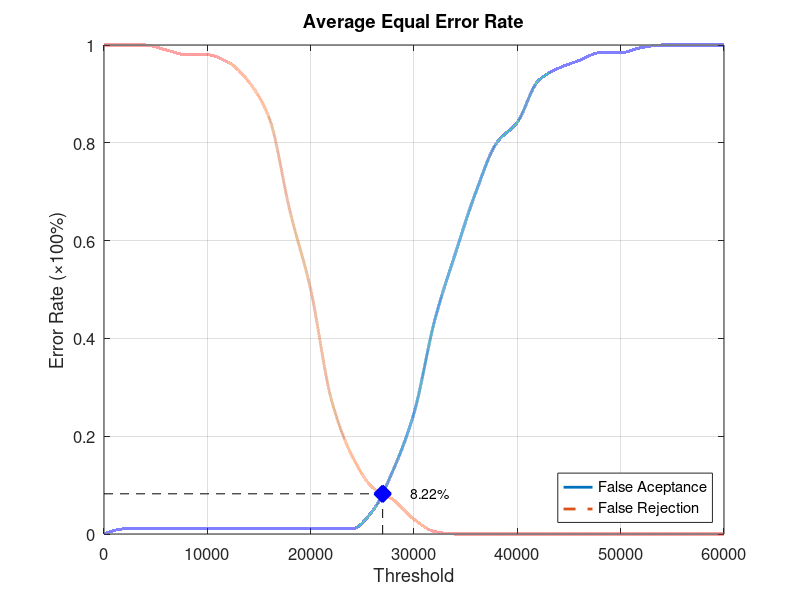
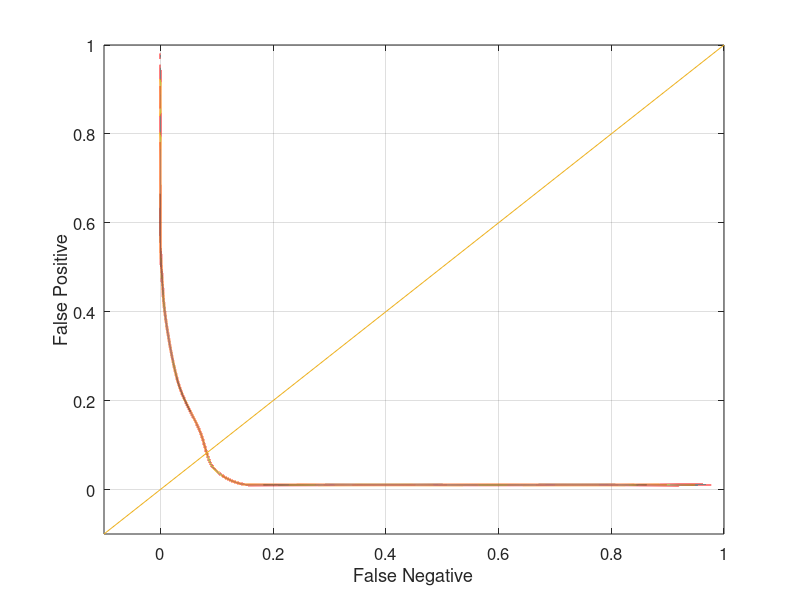

Write MATLAB code to recreate these figures, in order.
function yEER = Database5_4
close all;
clear;
clc;
x = 0:2000:60000;
xq = 0:0.5:60000;

y0 = [0 0.0105263 0.0105263 0.0105263 0.0105263 0.0105263 0.0105263 0.0105263 0.0105263 0.0105263 0.0105263 0.0105263 0.0105263 0.0473684 0.131579 0.247368 0.436842 0.573684 0.7 0.8 0.842105 0.926316 0.952632 0.968421 0.984211 0.984211 0.994737 1 1 1 1];
yy0 = interp1(x, y0, xq, 'pchip');
y1 = [1 1 1 0.99 0.98 0.98 0.965 0.925 0.85 0.66 0.5 0.275 0.16 0.095 0.07 0.03 0.005 0 0 0 0 0 0 0 0 0 0 0 0 0 0];
yy1 = interp1(x, y1, xq, 'pchip');

% Calculating EER: 
y2 = abs(y0 - y1);
find(y2 == min(y2))
yy2 = abs(yy0 - yy1);
xEER = find(yy2 == min(yy2));
xEERIndex = xq(xEER) % X-axis EER
yEER = yy0(xEER) % Y-axis EER

main = figure
plot(xq, yy0,'-','LineWidth', 2);	hold on
plot(xq, yy1,'--','LineWidth', 2);	hold on
plot([xEERIndex xEERIndex], [0 yEER], 'k--');	hold on
plot([0 xEERIndex], [yEER yEER], 'k--');	hold on
plot(xEERIndex, yEER, 'bx', 'LineWidth', 10);	hold on
text(xEERIndex + 10 * xEERIndex / 100, yEER, [num2str(round((10000 * yEER)) / 100) '%'])
legend('False Aceptance', 'False Rejection', 'Location', 'SouthEast')
xlabel('Threshold')
ylabel('Error Rate (\times100%)')
title('Average Equal Error Rate')
set(gca, 'FontSize', 12)
axis([0 60000 0 1])
grid on

print(main, 'Database5_4Main', '-dpng');
FNRxFPR = figure('Color', [1 1 1]);
plot(yy1, yy0, '-', yy1, yy0, 'LineWidth', 2);
hold on
y = -0.1:0.1:1
plot(y, y); 
set(gca, 'FontSize', 12)
xlabel('False Negative')
ylabel('False Positive')
axis([-0.1 1 -0.1 1])
set(gca, 'FontSize', 12)
grid on

print(FNRxFPR, 'Database5_4FNRxFPR','-dpng');
end
